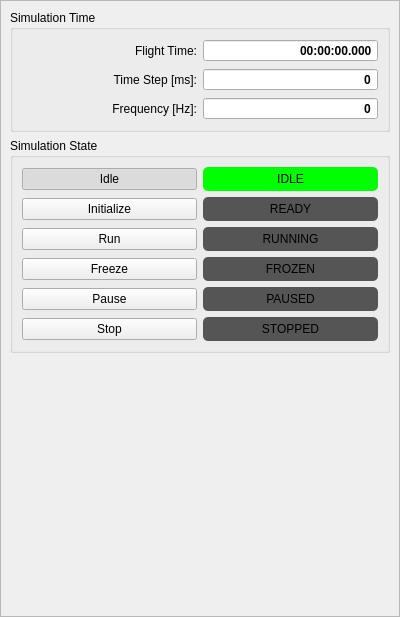
<?xml version="1.0" encoding="UTF-8"?>
<ui version="4.0">
 <class>DockWidgetMain</class>
 <widget class="QDockWidget" name="DockWidgetMain">
  <property name="geometry">
   <rect>
    <x>0</x>
    <y>0</y>
    <width>400</width>
    <height>617</height>
   </rect>
  </property>
  <property name="locale">
   <locale language="English" country="UnitedStates"/>
  </property>
  <property name="windowTitle">
   <string>Main</string>
  </property>
  <widget class="QWidget" name="dockWidgetContents">
   <layout class="QGridLayout" name="gridLayout_3">
    <property name="leftMargin">
     <number>0</number>
    </property>
    <property name="topMargin">
     <number>0</number>
    </property>
    <property name="rightMargin">
     <number>0</number>
    </property>
    <property name="bottomMargin">
     <number>0</number>
    </property>
    <item row="0" column="0">
     <widget class="QScrollArea" name="scrollArea">
      <property name="widgetResizable">
       <bool>true</bool>
      </property>
      <widget class="QWidget" name="scrollAreaWidgetContents">
       <property name="geometry">
        <rect>
         <x>0</x>
         <y>0</y>
         <width>398</width>
         <height>590</height>
        </rect>
       </property>
       <layout class="QGridLayout" name="gridLayout_4">
        <item row="1" column="0">
         <widget class="QGroupBox" name="groupBoxState">
          <property name="title">
           <string>Simulation State</string>
          </property>
          <layout class="QGridLayout" name="gridLayout">
           <item row="3" column="0">
            <widget class="QPushButton" name="buttonStateInpFreeze">
             <property name="text">
              <string>Freeze</string>
             </property>
             <property name="checkable">
              <bool>true</bool>
             </property>
             <attribute name="buttonGroup">
              <string notr="true">buttonGroupStateInp</string>
             </attribute>
            </widget>
           </item>
           <item row="6" column="0">
            <widget class="QPushButton" name="buttonStateInpStop">
             <property name="text">
              <string>Stop</string>
             </property>
             <property name="checkable">
              <bool>true</bool>
             </property>
             <attribute name="buttonGroup">
              <string notr="true">buttonGroupStateInp</string>
             </attribute>
            </widget>
           </item>
           <item row="1" column="1">
            <widget class="QPushButton" name="buttonStateOutReady">
             <property name="enabled">
              <bool>false</bool>
             </property>
             <property name="focusPolicy">
              <enum>Qt::NoFocus</enum>
             </property>
             <property name="styleSheet">
              <string notr="true">QPushButton:disabled 
{
	padding: 5px;
	background-color: #555;
	border-radius: 5px;
	color: #000;
}

QPushButton:disabled:pressed
{
	background-color: #ff0;
}

QPushButton:disabled:checked 
{
	background-color: #0f0;
}</string>
             </property>
             <property name="text">
              <string>READY</string>
             </property>
             <property name="checkable">
              <bool>true</bool>
             </property>
             <property name="checked">
              <bool>false</bool>
             </property>
             <attribute name="buttonGroup">
              <string notr="true">buttonGroupStateOut</string>
             </attribute>
            </widget>
           </item>
           <item row="6" column="1">
            <widget class="QPushButton" name="buttonStateOutStopped">
             <property name="enabled">
              <bool>false</bool>
             </property>
             <property name="focusPolicy">
              <enum>Qt::NoFocus</enum>
             </property>
             <property name="styleSheet">
              <string notr="true">QPushButton:disabled 
{
	padding: 5px;
	background-color: #555;
	border-radius: 5px;
	color: #000;
}

QPushButton:disabled:pressed
{
	background-color: #ff0;
}

QPushButton:disabled:checked 
{
	background-color: #0f0;
}</string>
             </property>
             <property name="text">
              <string>STOPPED</string>
             </property>
             <property name="checkable">
              <bool>true</bool>
             </property>
             <attribute name="buttonGroup">
              <string notr="true">buttonGroupStateOut</string>
             </attribute>
            </widget>
           </item>
           <item row="2" column="0">
            <widget class="QPushButton" name="buttonStateInpWork">
             <property name="text">
              <string>Run</string>
             </property>
             <property name="checkable">
              <bool>true</bool>
             </property>
             <attribute name="buttonGroup">
              <string notr="true">buttonGroupStateInp</string>
             </attribute>
            </widget>
           </item>
           <item row="4" column="0">
            <widget class="QPushButton" name="buttonStateInpPause">
             <property name="text">
              <string>Pause</string>
             </property>
             <property name="checkable">
              <bool>true</bool>
             </property>
             <attribute name="buttonGroup">
              <string notr="true">buttonGroupStateInp</string>
             </attribute>
            </widget>
           </item>
           <item row="2" column="1">
            <widget class="QPushButton" name="buttonStateOutWorking">
             <property name="enabled">
              <bool>false</bool>
             </property>
             <property name="focusPolicy">
              <enum>Qt::NoFocus</enum>
             </property>
             <property name="styleSheet">
              <string notr="true">QPushButton:disabled 
{
	padding: 5px;
	background-color: #555;
	border-radius: 5px;
	color: #000;
}

QPushButton:disabled:pressed
{
	background-color: #ff0;
}

QPushButton:disabled:checked 
{
	background-color: #0f0;
}</string>
             </property>
             <property name="text">
              <string>RUNNING</string>
             </property>
             <property name="checkable">
              <bool>true</bool>
             </property>
             <attribute name="buttonGroup">
              <string notr="true">buttonGroupStateOut</string>
             </attribute>
            </widget>
           </item>
           <item row="0" column="0">
            <widget class="QPushButton" name="buttonStateInpIdle">
             <property name="text">
              <string>Idle</string>
             </property>
             <property name="checkable">
              <bool>true</bool>
             </property>
             <property name="checked">
              <bool>true</bool>
             </property>
             <attribute name="buttonGroup">
              <string notr="true">buttonGroupStateInp</string>
             </attribute>
            </widget>
           </item>
           <item row="1" column="0">
            <widget class="QPushButton" name="buttonStateInpInit">
             <property name="text">
              <string>Initialize</string>
             </property>
             <property name="checkable">
              <bool>true</bool>
             </property>
             <attribute name="buttonGroup">
              <string notr="true">buttonGroupStateInp</string>
             </attribute>
            </widget>
           </item>
           <item row="4" column="1">
            <widget class="QPushButton" name="buttonStateOutPaused">
             <property name="enabled">
              <bool>false</bool>
             </property>
             <property name="focusPolicy">
              <enum>Qt::NoFocus</enum>
             </property>
             <property name="styleSheet">
              <string notr="true">QPushButton:disabled 
{
	padding: 5px;
	background-color: #555;
	border-radius: 5px;
	color: #000;
}

QPushButton:disabled:pressed
{
	background-color: #ff0;
}

QPushButton:disabled:checked 
{
	background-color: #0f0;
}</string>
             </property>
             <property name="text">
              <string>PAUSED</string>
             </property>
             <property name="checkable">
              <bool>true</bool>
             </property>
             <attribute name="buttonGroup">
              <string notr="true">buttonGroupStateOut</string>
             </attribute>
            </widget>
           </item>
           <item row="0" column="1">
            <widget class="QPushButton" name="buttonStateOutIdle">
             <property name="enabled">
              <bool>false</bool>
             </property>
             <property name="focusPolicy">
              <enum>Qt::NoFocus</enum>
             </property>
             <property name="styleSheet">
              <string notr="true">QPushButton:disabled 
{
	padding: 5px;
	background-color: #555;
	border-radius: 5px;
	color: #000;
}

QPushButton:disabled:pressed
{
	background-color: #ff0;
}

QPushButton:disabled:checked 
{
	background-color: #0f0;
}</string>
             </property>
             <property name="text">
              <string>IDLE</string>
             </property>
             <property name="checkable">
              <bool>true</bool>
             </property>
             <property name="checked">
              <bool>true</bool>
             </property>
             <attribute name="buttonGroup">
              <string notr="true">buttonGroupStateOut</string>
             </attribute>
            </widget>
           </item>
           <item row="3" column="1">
            <widget class="QPushButton" name="buttonStateOutFrozen">
             <property name="enabled">
              <bool>false</bool>
             </property>
             <property name="styleSheet">
              <string notr="true">QPushButton:disabled 
{
	padding: 5px;
	background-color: #555;
	border-radius: 5px;
	color: #000;
}

QPushButton:disabled:pressed
{
	background-color: #ff0;
}

QPushButton:disabled:checked 
{
	background-color: #0f0;
}</string>
             </property>
             <property name="text">
              <string>FROZEN</string>
             </property>
             <property name="checkable">
              <bool>true</bool>
             </property>
             <attribute name="buttonGroup">
              <string notr="true">buttonGroupStateOut</string>
             </attribute>
            </widget>
           </item>
          </layout>
         </widget>
        </item>
        <item row="0" column="0">
         <widget class="QGroupBox" name="groupBoxTime">
          <property name="styleSheet">
           <string notr="true"/>
          </property>
          <property name="title">
           <string>Simulation Time</string>
          </property>
          <layout class="QGridLayout" name="gridLayout_2">
           <item row="2" column="1">
            <widget class="QDoubleSpinBox" name="spinFreq">
             <property name="enabled">
              <bool>true</bool>
             </property>
             <property name="font">
              <font>
               <weight>75</weight>
               <bold>true</bold>
              </font>
             </property>
             <property name="focusPolicy">
              <enum>Qt::NoFocus</enum>
             </property>
             <property name="alignment">
              <set>Qt::AlignRight|Qt::AlignTrailing|Qt::AlignVCenter</set>
             </property>
             <property name="readOnly">
              <bool>true</bool>
             </property>
             <property name="buttonSymbols">
              <enum>QAbstractSpinBox::NoButtons</enum>
             </property>
             <property name="decimals">
              <number>0</number>
             </property>
             <property name="minimum">
              <double>-99999.000000000000000</double>
             </property>
             <property name="maximum">
              <double>99999.000000000000000</double>
             </property>
            </widget>
           </item>
           <item row="1" column="1">
            <widget class="QDoubleSpinBox" name="spinStep">
             <property name="enabled">
              <bool>true</bool>
             </property>
             <property name="font">
              <font>
               <weight>75</weight>
               <bold>true</bold>
              </font>
             </property>
             <property name="focusPolicy">
              <enum>Qt::NoFocus</enum>
             </property>
             <property name="alignment">
              <set>Qt::AlignRight|Qt::AlignTrailing|Qt::AlignVCenter</set>
             </property>
             <property name="readOnly">
              <bool>true</bool>
             </property>
             <property name="buttonSymbols">
              <enum>QAbstractSpinBox::NoButtons</enum>
             </property>
             <property name="decimals">
              <number>0</number>
             </property>
             <property name="minimum">
              <double>-99999.000000000000000</double>
             </property>
             <property name="maximum">
              <double>99999.000000000000000</double>
             </property>
            </widget>
           </item>
           <item row="1" column="0">
            <widget class="QLabel" name="labelStep">
             <property name="text">
              <string>Time Step [ms]:</string>
             </property>
             <property name="alignment">
              <set>Qt::AlignRight|Qt::AlignTrailing|Qt::AlignVCenter</set>
             </property>
            </widget>
           </item>
           <item row="2" column="0">
            <widget class="QLabel" name="labelFreq">
             <property name="text">
              <string>Frequency [Hz]:</string>
             </property>
             <property name="alignment">
              <set>Qt::AlignRight|Qt::AlignTrailing|Qt::AlignVCenter</set>
             </property>
            </widget>
           </item>
           <item row="0" column="1">
            <widget class="QTimeEdit" name="timeFlightTime">
             <property name="enabled">
              <bool>true</bool>
             </property>
             <property name="font">
              <font>
               <weight>75</weight>
               <bold>true</bold>
              </font>
             </property>
             <property name="focusPolicy">
              <enum>Qt::NoFocus</enum>
             </property>
             <property name="alignment">
              <set>Qt::AlignRight|Qt::AlignTrailing|Qt::AlignVCenter</set>
             </property>
             <property name="readOnly">
              <bool>true</bool>
             </property>
             <property name="buttonSymbols">
              <enum>QAbstractSpinBox::NoButtons</enum>
             </property>
             <property name="displayFormat">
              <string>HH:mm:ss.zzz</string>
             </property>
            </widget>
           </item>
           <item row="0" column="0">
            <widget class="QLabel" name="labelTime">
             <property name="text">
              <string>Flight Time:</string>
             </property>
             <property name="alignment">
              <set>Qt::AlignRight|Qt::AlignTrailing|Qt::AlignVCenter</set>
             </property>
            </widget>
           </item>
          </layout>
         </widget>
        </item>
        <item row="2" column="0">
         <spacer name="verticalSpacer">
          <property name="orientation">
           <enum>Qt::Vertical</enum>
          </property>
          <property name="sizeHint" stdset="0">
           <size>
            <width>20</width>
            <height>83</height>
           </size>
          </property>
         </spacer>
        </item>
       </layout>
      </widget>
     </widget>
    </item>
   </layout>
  </widget>
 </widget>
 <tabstops>
  <tabstop>scrollArea</tabstop>
  <tabstop>buttonStateInpIdle</tabstop>
  <tabstop>buttonStateInpInit</tabstop>
  <tabstop>buttonStateInpWork</tabstop>
  <tabstop>buttonStateInpPause</tabstop>
  <tabstop>buttonStateInpStop</tabstop>
 </tabstops>
 <resources/>
 <connections/>
 <buttongroups>
  <buttongroup name="buttonGroupStateOut">
   <property name="exclusive">
    <bool>false</bool>
   </property>
  </buttongroup>
  <buttongroup name="buttonGroupStateInp"/>
 </buttongroups>
</ui>
